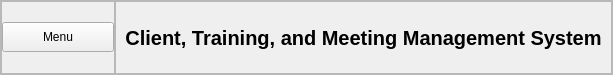
     <widget class="QFrame" name="header">
      <property name="minimumSize">
       <size>
        <width>0</width>
        <height>75</height>
       </size>
      </property>
      <property name="maximumSize">
       <size>
        <width>16777215</width>
        <height>75</height>
       </size>
      </property>
      <property name="frameShape">
       <enum>QFrame::Shape::StyledPanel</enum>
      </property>
      <property name="frameShadow">
       <enum>QFrame::Shadow::Raised</enum>
      </property>
      <layout class="QHBoxLayout" name="horizontalLayout_2">
       <property name="spacing">
        <number>0</number>
       </property>
       <property name="leftMargin">
        <number>0</number>
       </property>
       <property name="topMargin">
        <number>0</number>
       </property>
       <property name="rightMargin">
        <number>0</number>
       </property>
       <property name="bottomMargin">
        <number>0</number>
       </property>
       <item>
        <widget class="QFrame" name="frame_3">
         <property name="minimumSize">
          <size>
           <width>114</width>
           <height>0</height>
          </size>
         </property>
         <property name="maximumSize">
          <size>
           <width>167</width>
           <height>16777215</height>
          </size>
         </property>
         <property name="frameShape">
          <enum>QFrame::Shape::StyledPanel</enum>
         </property>
         <property name="frameShadow">
          <enum>QFrame::Shadow::Raised</enum>
         </property>
         <layout class="QHBoxLayout" name="horizontalLayout_3">
          <property name="spacing">
           <number>0</number>
          </property>
          <property name="leftMargin">
           <number>0</number>
          </property>
          <property name="topMargin">
           <number>0</number>
          </property>
          <property name="rightMargin">
           <number>0</number>
          </property>
          <property name="bottomMargin">
           <number>0</number>
          </property>
          <item>
           <widget class="QPushButton" name="menuButton">
            <property name="minimumSize">
             <size>
              <width>0</width>
              <height>30</height>
             </size>
            </property>
            <property name="maximumSize">
             <size>
              <width>16777215</width>
              <height>30</height>
             </size>
            </property>
            <property name="text">
             <string>Menu</string>
            </property>
            <property name="iconSize">
             <size>
              <width>24</width>
              <height>24</height>
             </size>
            </property>
           </widget>
          </item>
         </layout>
        </widget>
       </item>
       <item>
        <widget class="QFrame" name="frame_5">
         <property name="minimumSize">
          <size>
           <width>0</width>
           <height>0</height>
          </size>
         </property>
         <property name="frameShape">
          <enum>QFrame::Shape::StyledPanel</enum>
         </property>
         <property name="frameShadow">
          <enum>QFrame::Shadow::Raised</enum>
         </property>
         <layout class="QVBoxLayout" name="verticalLayout_4">
          <item>
           <widget class="QLabel" name="headerLabel">
            <property name="font">
             <font>
              <pointsize>15</pointsize>
              <bold>true</bold>
             </font>
            </property>
            <property name="text">
             <string>Client, Training, and Meeting Management System</string>
            </property>
            <property name="alignment">
             <set>Qt::AlignmentFlag::AlignCenter</set>
            </property>
           </widget>
          </item>
         </layout>
        </widget>
       </item>
      </layout>
     </widget>
